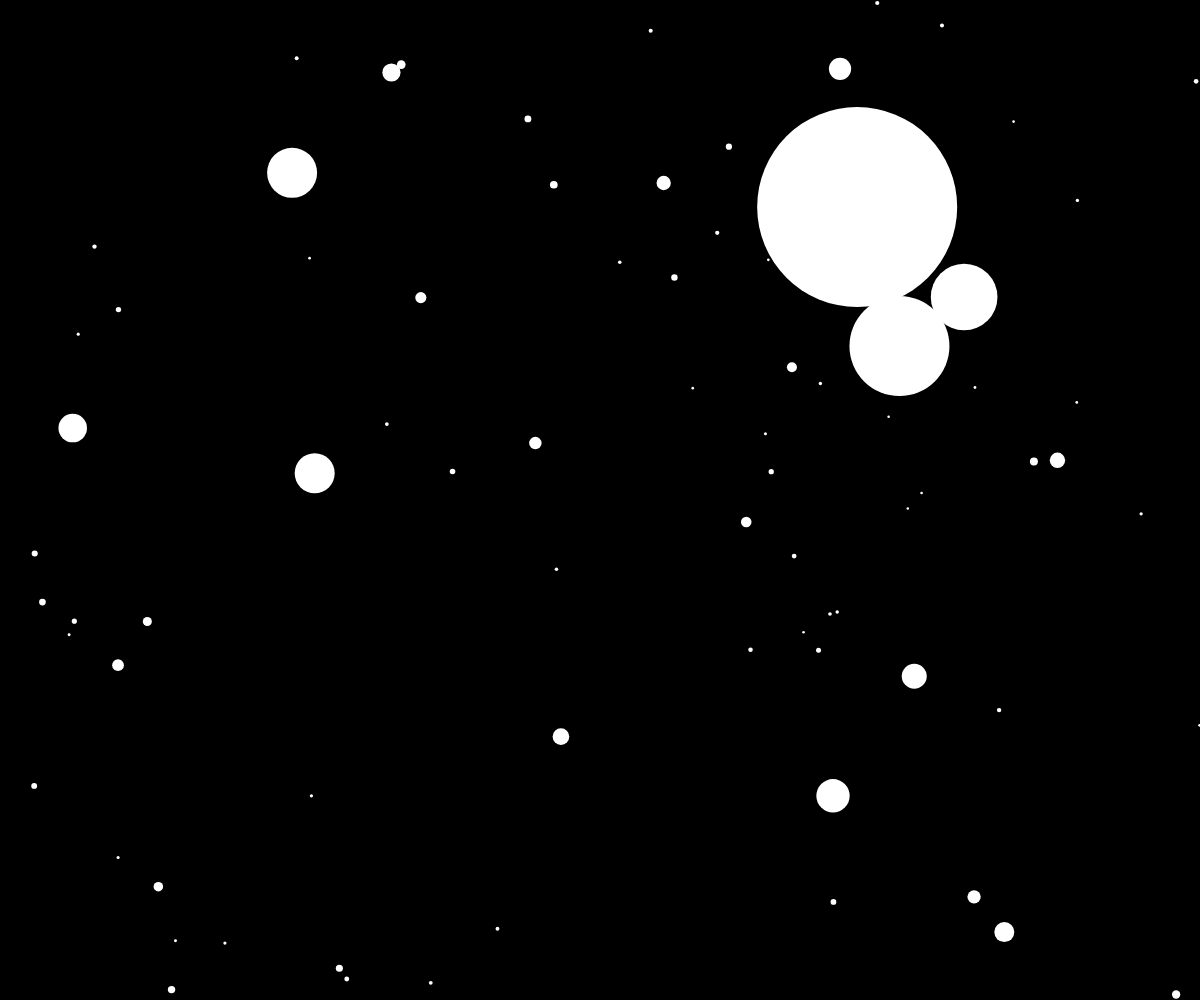
Frame 1 (no input)
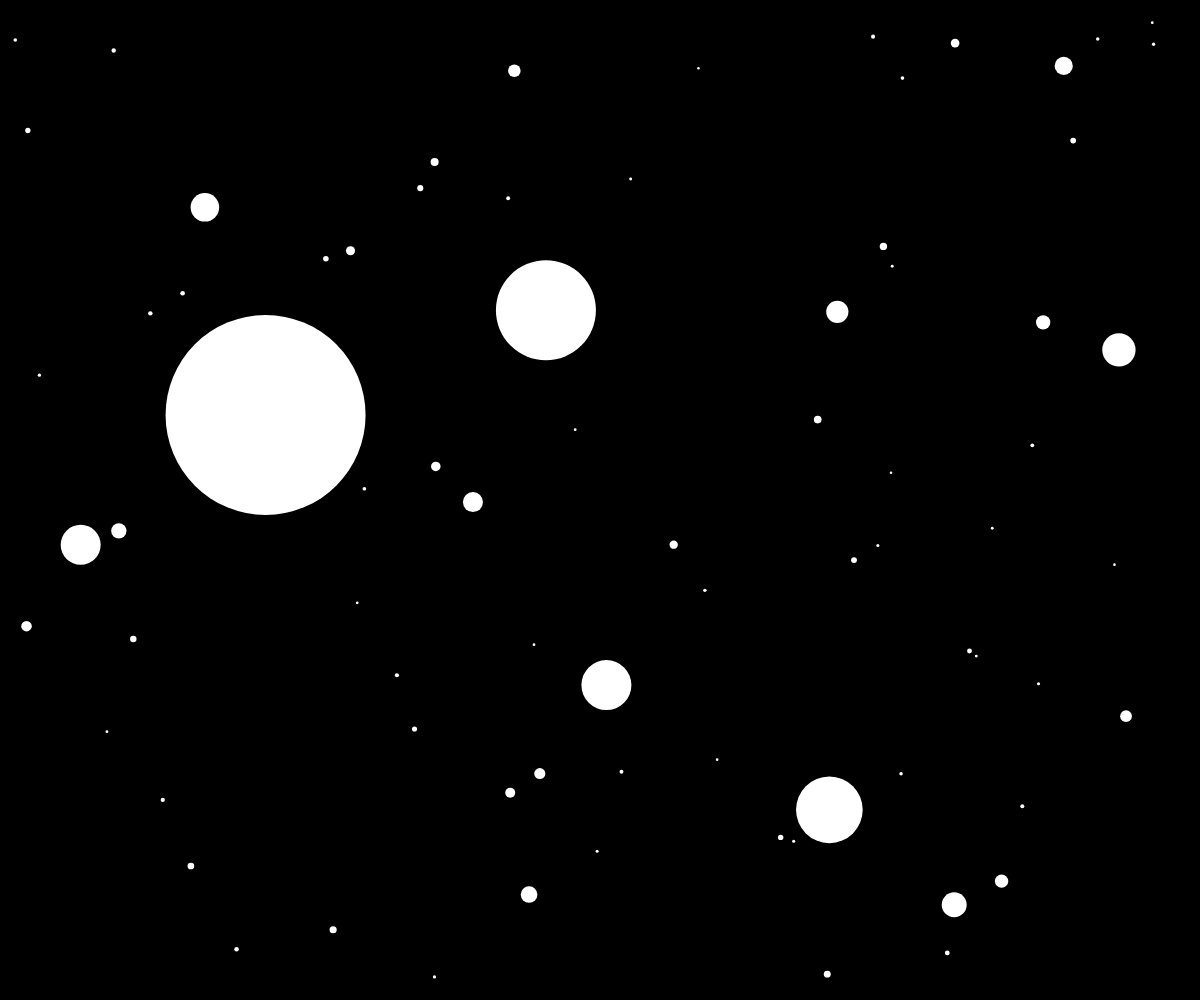
Frame 60 (no input)
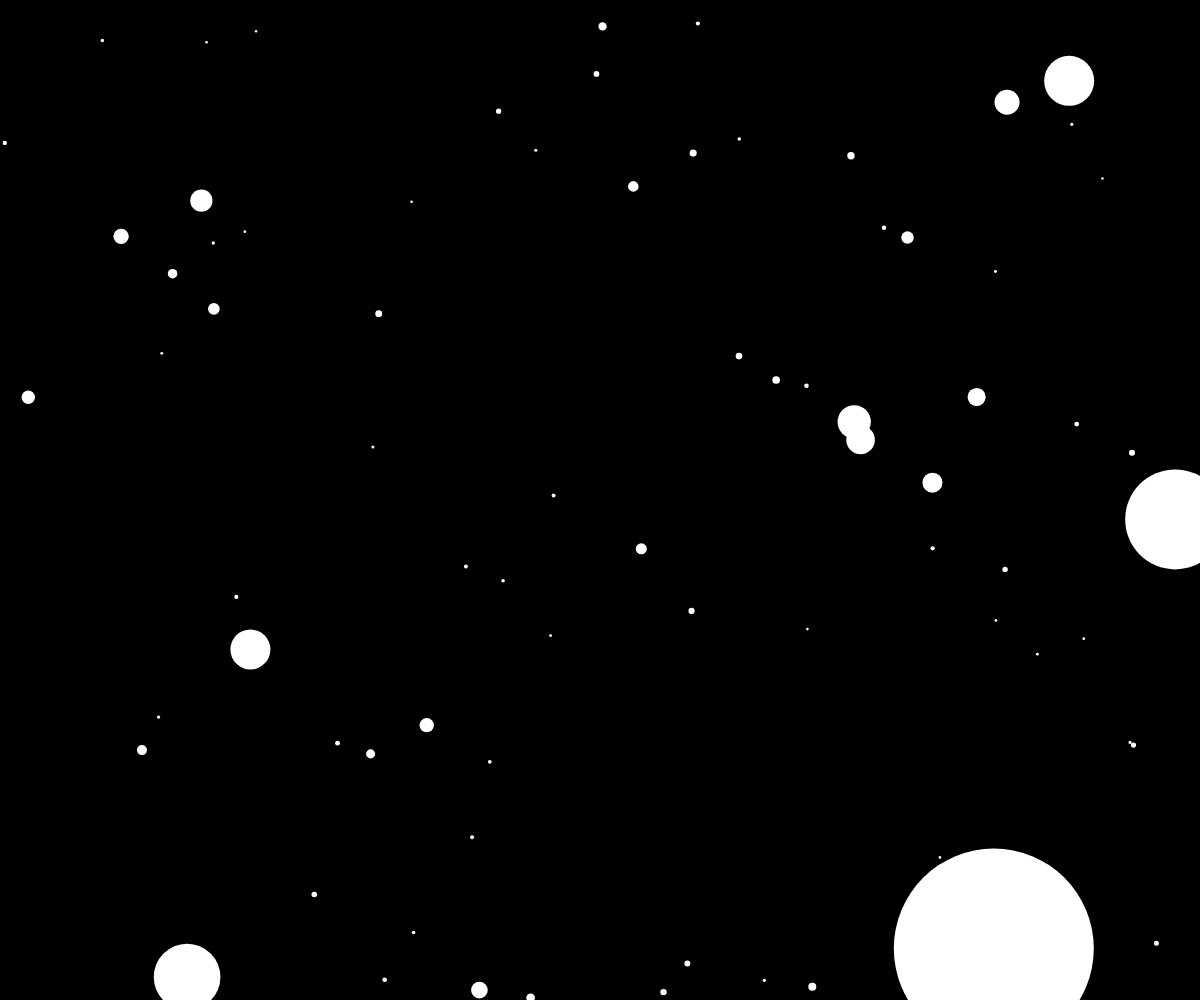
Frame 120 (the mouse pressed at the canvas centre since frame 60)

The p5.js sketch that drew these frames (run headless with seeded random() and noise() and a simulated clock; from frame 60 on, the mouse is pressed at the canvas centre):

// p5.js sketch
// ── sketch.js
var a, i, c=255, data, r=200;



function setup() {
a = createCanvas(windowWidth, windowHeight);
background(0);
frameRate(30);
}

function draw() {
background(0);
noStroke();

for (i = 0; i < 80; i++) 
{


fill(c);
ellipse(random(windowWidth),random(windowHeight),r/(i+1),r/(i+1));	 
}

}


function windowResized() {
  resizeCanvas(windowWidth, windowHeight);
  background(0);
}
